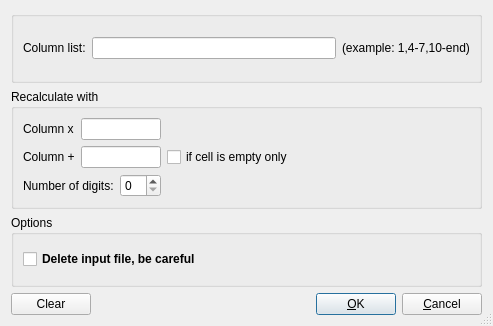
<?xml version="1.0" encoding="UTF-8"?>
<ui version="4.0">
 <class>RecalcDialog</class>
 <widget class="QDialog" name="RecalcDialog">
  <property name="geometry">
   <rect>
    <x>0</x>
    <y>0</y>
    <width>493</width>
    <height>326</height>
   </rect>
  </property>
  <property name="windowTitle">
   <string>Recalculation options</string>
  </property>
  <property name="sizeGripEnabled">
   <bool>true</bool>
  </property>
  <layout class="QGridLayout" name="gridLayout_4">
   <item row="0" column="0">
    <widget class="QGroupBox" name="groupBox">
     <property name="title">
      <string/>
     </property>
     <layout class="QGridLayout" name="gridLayout">
      <item row="0" column="0">
       <widget class="QLabel" name="label_2">
        <property name="text">
         <string>Column list:</string>
        </property>
       </widget>
      </item>
      <item row="0" column="1">
       <widget class="QLineEdit" name="ColumnList_lineEdit">
        <property name="minimumSize">
         <size>
          <width>200</width>
          <height>0</height>
         </size>
        </property>
       </widget>
      </item>
      <item row="0" column="2">
       <widget class="QLabel" name="label">
        <property name="text">
         <string>(example: 1,4-7,10-end)</string>
        </property>
       </widget>
      </item>
     </layout>
    </widget>
   </item>
   <item row="1" column="0">
    <widget class="QGroupBox" name="groupBox_3">
     <property name="title">
      <string>Recalculate with</string>
     </property>
     <layout class="QGridLayout" name="gridLayout_3">
      <item row="0" column="0">
       <widget class="QLabel" name="label_3">
        <property name="text">
         <string>Column x</string>
        </property>
       </widget>
      </item>
      <item row="0" column="1" colspan="2">
       <widget class="QLineEdit" name="MulX_lineEdit"/>
      </item>
      <item row="0" column="3" colspan="2">
       <spacer name="horizontalSpacer_2">
        <property name="orientation">
         <enum>Qt::Horizontal</enum>
        </property>
        <property name="sizeHint" stdset="0">
         <size>
          <width>191</width>
          <height>20</height>
         </size>
        </property>
       </spacer>
      </item>
      <item row="1" column="0">
       <widget class="QLabel" name="label_4">
        <property name="text">
         <string>Column +</string>
        </property>
       </widget>
      </item>
      <item row="1" column="1" colspan="2">
       <widget class="QLineEdit" name="AddX_lineEdit"/>
      </item>
      <item row="1" column="3">
       <widget class="QCheckBox" name="OnlyIfEmpty_checkBox">
        <property name="text">
         <string>if cell is empty only</string>
        </property>
       </widget>
      </item>
      <item row="1" column="4">
       <spacer name="horizontalSpacer_3">
        <property name="orientation">
         <enum>Qt::Horizontal</enum>
        </property>
        <property name="sizeHint" stdset="0">
         <size>
          <width>191</width>
          <height>20</height>
         </size>
        </property>
       </spacer>
      </item>
      <item row="2" column="0" colspan="2">
       <widget class="QLabel" name="label_5">
        <property name="text">
         <string>Number of digits:</string>
        </property>
       </widget>
      </item>
      <item row="2" column="2">
       <widget class="QSpinBox" name="NumOfDigits_spinBox">
        <property name="maximum">
         <number>10</number>
        </property>
       </widget>
      </item>
      <item row="2" column="3" colspan="2">
       <spacer name="horizontalSpacer_4">
        <property name="orientation">
         <enum>Qt::Horizontal</enum>
        </property>
        <property name="sizeHint" stdset="0">
         <size>
          <width>191</width>
          <height>20</height>
         </size>
        </property>
       </spacer>
      </item>
     </layout>
    </widget>
   </item>
   <item row="2" column="0">
    <widget class="QGroupBox" name="groupBox_2">
     <property name="title">
      <string>Options</string>
     </property>
     <layout class="QGridLayout" name="gridLayout_2">
      <item row="0" column="0">
       <widget class="QCheckBox" name="DeleteInputFile_checkBox">
        <property name="font">
         <font>
          <weight>75</weight>
          <bold>true</bold>
         </font>
        </property>
        <property name="text">
         <string>Delete input file, be careful</string>
        </property>
       </widget>
      </item>
     </layout>
    </widget>
   </item>
   <item row="3" column="0">
    <layout class="QHBoxLayout" name="horizontalLayout">
     <item>
      <widget class="QPushButton" name="ClearAll_pushButton">
       <property name="text">
        <string>Clear</string>
       </property>
      </widget>
     </item>
     <item>
      <spacer name="horizontalSpacer">
       <property name="orientation">
        <enum>Qt::Horizontal</enum>
       </property>
       <property name="sizeHint" stdset="0">
        <size>
         <width>40</width>
         <height>20</height>
        </size>
       </property>
      </spacer>
     </item>
     <item>
      <widget class="QPushButton" name="OK_pushButton">
       <property name="text">
        <string>&amp;OK</string>
       </property>
       <property name="default">
        <bool>true</bool>
       </property>
      </widget>
     </item>
     <item>
      <widget class="QPushButton" name="Cancel_pushButton">
       <property name="text">
        <string>&amp;Cancel</string>
       </property>
      </widget>
     </item>
    </layout>
   </item>
  </layout>
 </widget>
 <tabstops>
  <tabstop>ColumnList_lineEdit</tabstop>
  <tabstop>MulX_lineEdit</tabstop>
  <tabstop>AddX_lineEdit</tabstop>
  <tabstop>OnlyIfEmpty_checkBox</tabstop>
  <tabstop>NumOfDigits_spinBox</tabstop>
  <tabstop>DeleteInputFile_checkBox</tabstop>
  <tabstop>ClearAll_pushButton</tabstop>
  <tabstop>OK_pushButton</tabstop>
  <tabstop>Cancel_pushButton</tabstop>
 </tabstops>
 <resources/>
 <connections/>
</ui>
